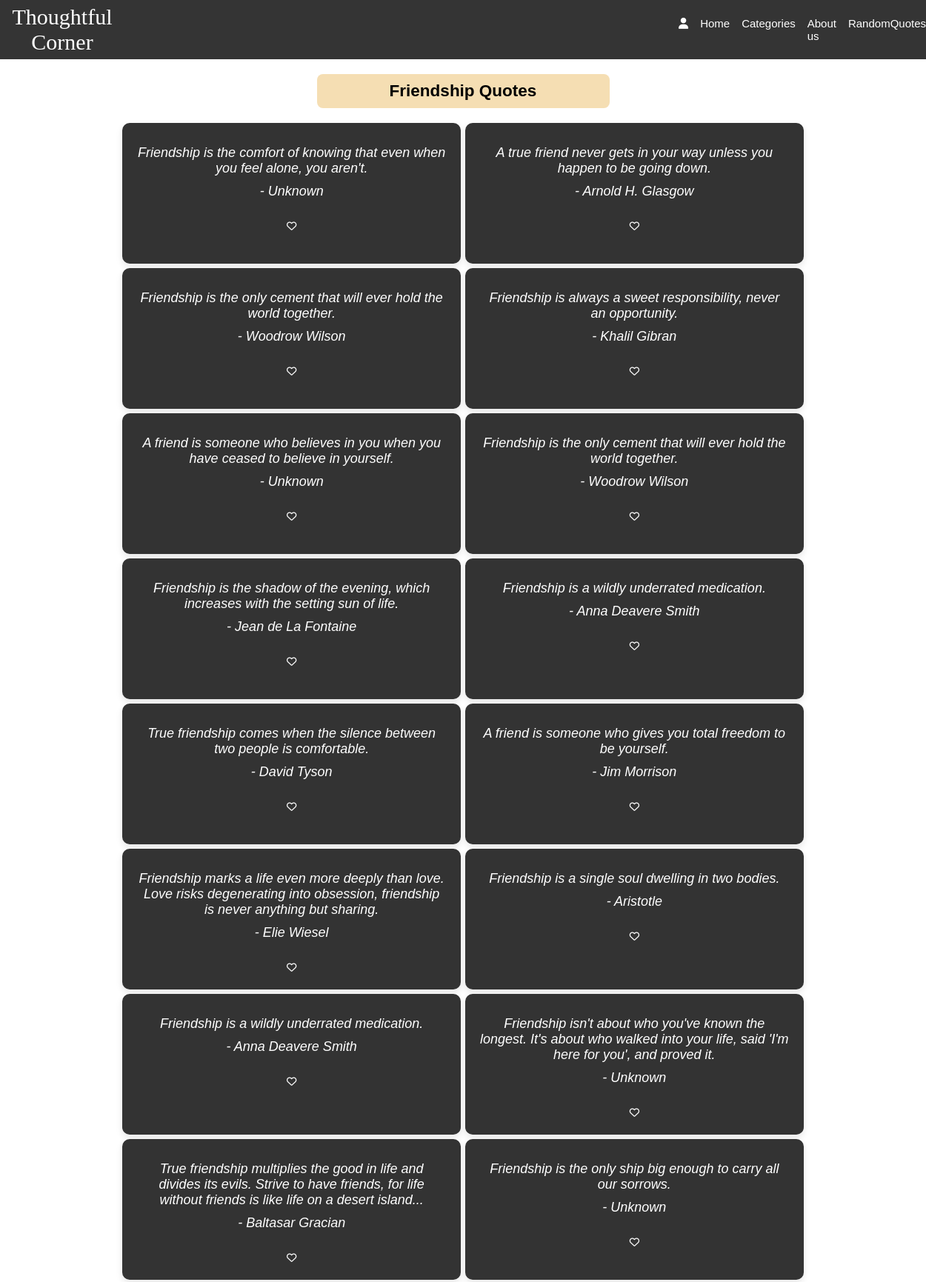
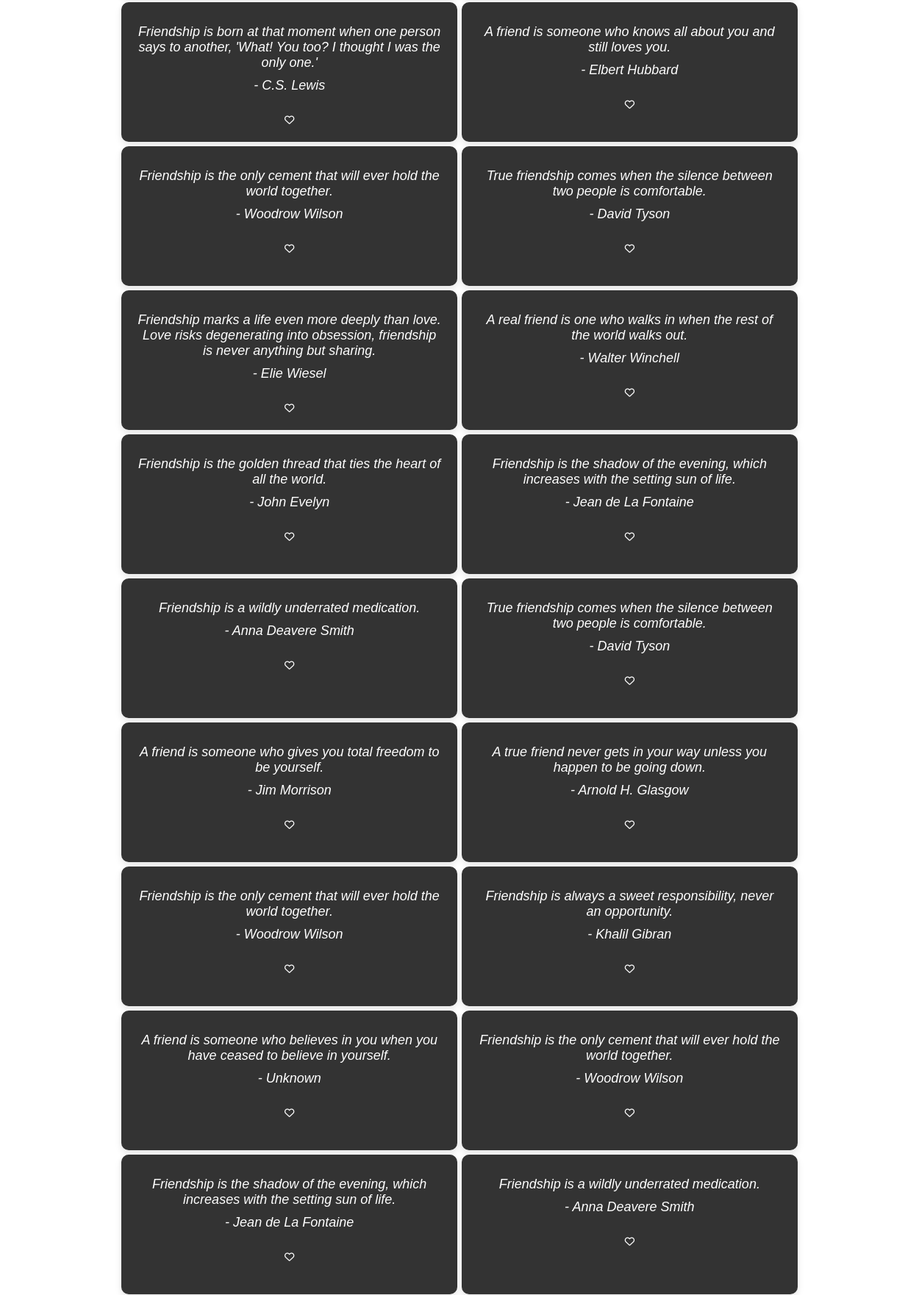
The page /user/friendship.php (upper part) on the database its author committed (2 pictures, top to bottom).
### tables this page shows
CREATE TABLE `quotes_mst` (
  `quote_id` int(11) NOT NULL,
  `quote` varchar(150) NOT NULL,
  `author` varchar(30) NOT NULL,
  `cate` varchar(20) NOT NULL
);

### user/cardlogic.php (called while the page is built, shortened)
    <?php
    function fetch_quotes($category) {
    include("conn.php");
    $query = "SELECT * FROM quotes_mst WHERE cate = '$category'";
    $result = mysqli_query($conn, $query);
    if ($result) {
        $quotes = mysqli_fetch_all($result, MYSQLI_ASSOC);
        if ($quotes) {
            return $quotes;
        } else {
            return false;
            echo "NOTHING TO RETURN!";
        }
    } else {
        die("Database query failed.");
    }
}
?>

### user/friendship.php (the view, shortened to what this page needs)
<?php
        include("conn.php");
        include("cardlogic.php");
    ?>
    <!DOCTYPE html>
    <html lang="en">
    <head>
    <link rel="stylesheet" href="css\fontawesome.min.css">
    <link rel="stylesheet" href="css\all.min.css">
    <link rel="stylesheet" href="fonts.css">
    <link rel="stylesheet" href="body.css">
    </head>
    <body>
    <header>
            <nav>
                <div class="logo">
                    Thoughtful Corner
                </div>
                <div class="menu">
                <form action="index.php" method="post">
                    <ul class="menu-links">
                    <li class="dropdown">
        <i class="fa-solid fa-user usericon"></i>
    </li>
                        <li><a href="index.php">Home</a></li>
                        <li class="dropdown">
                            Categories
                        </li>
                        <li><a href="aboutus.php">About us</a></li>
                        <li><a href="randomquote.php">RandomQuotes</a></li>
                    </ul>
                    </form>
                </div>
            </nav>
        </header>
        <main>
            <div class="main">
            <div class="container">
        <div class="heading">
                <h2 class="heading-text">Friendship Quotes</h2>
            </div>
            <form action="quote.php" method="post">
                <div class="card">
                <?php
                    $category = "friendship";
                    $quotes = fetch_quotes($category);
                    if($quotes){
                        foreach ($quotes as $quote) {
                            echo '<div class="quote-card">';
                            echo '<p class="quote" data-quote-id="' . $quote['quote_id'] . '">' . $quote['quote'] . '</p>';
                            echo '<p class="author">- ' . $quote['author'] . '</p>';
                            echo '<br>';
                            echo '<button class="like-icon" data-quote-id="' . $quote['quote_id'] . '"><i class="fa-regular fa-heart like-icon"></i></button>';
                            echo '</div>';
                        }
                    }
                    else{
                        echo "No quotes found";
                    }
                ?>
                </div>
            </form>
    </div>
        </main>
    </body>
    </html>

### user/body.css (style rules this page uses)
* { margin: 0; padding: 0; }
header { position: fixed; top: 0; left: 0; width: 100%; background-color: transparent; }
body { box-sizing: border-box; font-size: 15px; height: 260%; width: 100%; font-family: 'Quicksand', sans-serif; overflow-x: hidden; }
nav { display: flex; margin: 3px; height: 10vh ; align-items: center; gap: 60%; background: none; margin: 0; background-color: #343434; color: white; }
.logo { font-family: 'Ephesis', cursive; margin-left: 2px; text-align: center; font-size: 30px; opacity: 1.0; color: white; }
a { text-decoration: none; color: black; }
ul { display: flex; list-style: none; justify-content: space-between; gap: 1rem; }
.main { min-height: 50vh; height: 100%; width: 100%; background-size: cover; background-position: center; text-align: center; display: flex; align-items: center; color: black; min-height: 93vh; }
a { color: white; }
.quote-card { width: 70%; transition: transform 0.5s ease-in-out; background-color: #333; color: white; padding: 20px; height: 150px; align-items: center; margin-right: 5px; border-radius: 10px; box-shadow: 0px 4px 10px rgba(0, 0, 0, 0.1); text-align: center; margin: 3px; }
@media (min-width: 768px) { .quote-card { flex: 0 0 33.33%; } }
.quote-card p { margin: 10px 0; font-size: 18px; font-style: italic; }
.dropdown { position: relative; color: white; }
.container { margin-top: 8%; width: 100%; }
.heading { width: 100%; display: flex; justify-content: center; margin-bottom: 5%; }
.card { width: 100%; display: flex; flex-wrap: wrap; align-items: center; text-align: center; justify-content: center; }
h2 { background-color: wheat; width: 30%; padding: 10px; border-radius: 8px; text-align: center; position: fixed; }
.like-icon { background: transparent; border: none; color: white; }
.fa-solid { color: red; }
.usericon { color: white; }

### rows shown on the page
quotes_mst: quote "Friendship is the comfort of knowing that even when you feel alone, you aren't.", author "Unknown"
quotes_mst: quote "A true friend never gets in your way unless you happen to be going down.", author "Arnold H. Glasgow"
quotes_mst: quote "Friendship is the only cement that will ever hold the world together.", author "Woodrow Wilson"
quotes_mst: quote "Friendship is always a sweet responsibility, never an opportunity.", author "Khalil Gibran"
quotes_mst: quote "A friend is someone who believes in you when you have ceased to believe in yourself.", author "Unknown"
quotes_mst: quote "Friendship is the only cement that will ever hold the world together.", author "Woodrow Wilson"
quotes_mst: quote "Friendship is the shadow of the evening, which increases with the setting sun of life.", author "Jean de La Fontaine"
quotes_mst: quote "Friendship is a wildly underrated medication.", author "Anna Deavere Smith"
quotes_mst: quote "True friendship comes when the silence between two people is comfortable.", author "David Tyson"
quotes_mst: quote "A friend is someone who gives you total freedom to be yourself.", author "Jim Morrison"
quotes_mst: quote "Friendship marks a life even more deeply than love. Love risks degenerating into obsession, friendship is never anything but sharing.", author "Elie Wiesel"
quotes_mst: quote "Friendship is a single soul dwelling in two bodies.", author "Aristotle"
quotes_mst: quote "Friendship is a wildly underrated medication.", author "Anna Deavere Smith"
quotes_mst: quote "Friendship isn't about who you've known the longest. It's about who walked into your life, said 'I'm here for you', and proved it.", author "Unknown"
quotes_mst: quote "True friendship multiplies the good in life and divides its evils. Strive to have friends, for life without friends is like life on a desert island...", author "Baltasar Gracian"
quotes_mst: quote "Friendship is the only ship big enough to carry all our sorrows.", author "Unknown"
quotes_mst: quote "Friendship is born at that moment when one person says to another, 'What! You too? I thought I was the only one.'", author "C.S. Lewis"
quotes_mst: quote "A friend is someone who knows all about you and still loves you.", author "Elbert Hubbard"
quotes_mst: quote "Friendship is the only cement that will ever hold the world together.", author "Woodrow Wilson"
quotes_mst: quote "True friendship comes when the silence between two people is comfortable.", author "David Tyson"
quotes_mst: quote "Friendship marks a life even more deeply than love. Love risks degenerating into obsession, friendship is never anything but sharing.", author "Elie Wiesel"
quotes_mst: quote "A real friend is one who walks in when the rest of the world walks out.", author "Walter Winchell"
quotes_mst: quote "Friendship is the golden thread that ties the heart of all the world.", author "John Evelyn"
quotes_mst: quote "Friendship is the shadow of the evening, which increases with the setting sun of life.", author "Jean de La Fontaine"
quotes_mst: quote "Friendship is a wildly underrated medication.", author "Anna Deavere Smith"
quotes_mst: quote "True friendship comes when the silence between two people is comfortable.", author "David Tyson"
quotes_mst: quote "A friend is someone who gives you total freedom to be yourself.", author "Jim Morrison"
quotes_mst: quote "A true friend never gets in your way unless you happen to be going down.", author "Arnold H. Glasgow"
quotes_mst: quote "Friendship is the only cement that will ever hold the world together.", author "Woodrow Wilson"
quotes_mst: quote "Friendship is always a sweet responsibility, never an opportunity.", author "Khalil Gibran"
quotes_mst: quote "A friend is someone who believes in you when you have ceased to believe in yourself.", author "Unknown"
quotes_mst: quote "Friendship is the only cement that will ever hold the world together.", author "Woodrow Wilson"
quotes_mst: quote "Friendship is the shadow of the evening, which increases with the setting sun of life.", author "Jean de La Fontaine"
quotes_mst: quote "Friendship is a wildly underrated medication.", author "Anna Deavere Smith"
